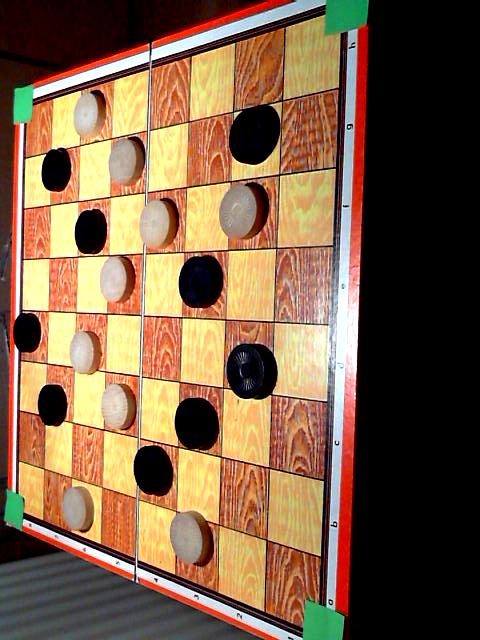
#> input picture BoardRecognizer/tests/state1.png, 480 x 640 px, given in place of the camera
$ python BoardRecognizer.py   (Python 2 division)   (older library calls are emulated)
#> lines starting #> are read from the running program, lines starting #| are printed output that depends on the picture; after the words box and inside, x2 and y2 are one past the last pixel; in counts of white or black regions, pixels touching at a corner belong together
#!/usr/bin/env python

import numpy as np
import cv2

def findPiecesOnBoard(image, points):

    points1 = np.float32(points)
    points2 = np.float32([[0,0],[400,0],[0,400],[400,400]])

    M = cv2.getPerspectiveTransform(points1,points2)

    board = cv2.warpPerspective(image, M, (400,400))

    #board = cv2.adaptiveThreshold(board, 255, cv2.ADAPTIVE_THRESH_GAUSSIAN_C, cv2.THRESH_BINARY, 11, 2)
    #board = cv2.Canny(board, 90, 270)

    # Split the board into pieces
    for i in range(8):
        row = board[(i*50):((i+1)*50)]

        for j in range(8):
            tile = row[0:50,(j*50):((j+1)*50)]

            mean = cv2.mean(tile)
            if mean[0] < 100:
                print "Black piece on: {},{}".format(chr(i+ord('a')),j+1)
                # [4 lines of commented-out code are left out]


    cv2.namedWindow('board', cv2.WINDOW_AUTOSIZE)
    cv2.imshow('board', board)

def initCapture(n):
    #initialize cap
    cap = cv2.VideoCapture(n)

    cap.set(cv2.cv.CV_CAP_PROP_FPS, 1)
    cap.set(cv2.cv.CV_CAP_PROP_FRAME_WIDTH, 2000)
    cap.set(cv2.cv.CV_CAP_PROP_FRAME_HEIGHT, 2000)

    print "Using Camera{}".format(n)
    print "Frame Size: ", cap.get(3), "x", cap.get(4)

    return cap

def endProgram(cap):
    #when everyting is done release the frame
    cap.release()
    cv2.destroyAllWindows()


def main():
    cap = initCapture(1)

    #videocapture loop
    while(True):
        #capture frame by frame
        _, frame = cap.read()
#> frame is the input picture: shape (640, 480, 3); mean B, G, R 69.2, 95.5, 124

        # Smoothing
        frame = cv2.bilateralFilter(frame, 12, 50, 50)

        # Color space conversions
        hsv  = cv2.cvtColor(frame, cv2.COLOR_BGR2HSV)
#> hsv: shape (640, 480, 3); mean H, S, V 27.4, 104.6, 126.9

        # Color filtering
        # 50 50 50
        lower_green = np.array([50, 30, 20])
        upper_green = np.array([85, 255, 255])

        mask = cv2.inRange(hsv, lower_green, upper_green)
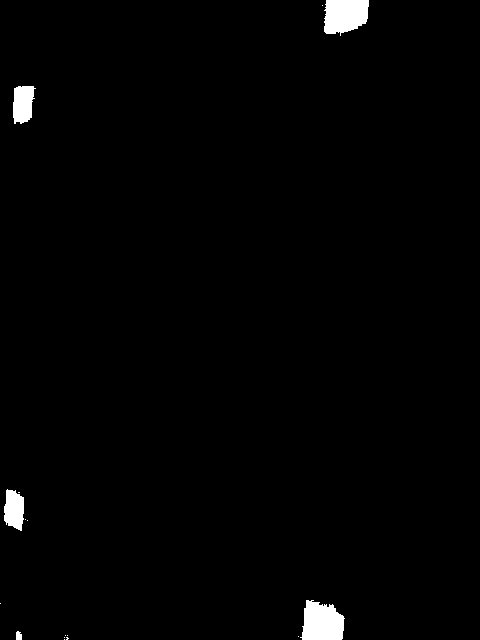
#> mask: shape (640, 480); 1.3% white; 16 white regions (11 under 20 px)

        #copy the mask because findContours destroys the image
        thresh = mask.copy()
        contours, hierarchy = cv2.findContours(thresh, cv2.RETR_TREE, cv2.CHAIN_APPROX_SIMPLE)
#> contours = 16 contours, 11 with area under 20; largest, box (x1, y1, x2, y2) and area: (300, 600, 345, 640) 1304, (324, 0, 369, 36) 1236, (13, 86, 36, 124) 629, (4, 489, 24, 531) 596, (16, 631, 22, 640) 34

        #Board vertexes
        points = []

        # Contour filter
        for contour in contours:
            area = cv2.contourArea(contour)
            if area > 500:
                M = cv2.moments(contour)
                cx = int(M['m10']/M['m00'])
                cy = int(M['m01']/M['m00'])

                points.append((cx, cy))
#> this loop made 16 passes
#> (area, cx, cy) on passes 9, 13, 14, 16: (1304, 321, 622), (596.5, 13, 509), (629, 22, 103), (1236.5, 344, 14)
#> area on pass 7: 34
#> after the loop, points = [(321, 622), (13, 509), (22, 103), (344, 14)]

        if len(points) == 4:
            gray = frame[:,:,2]
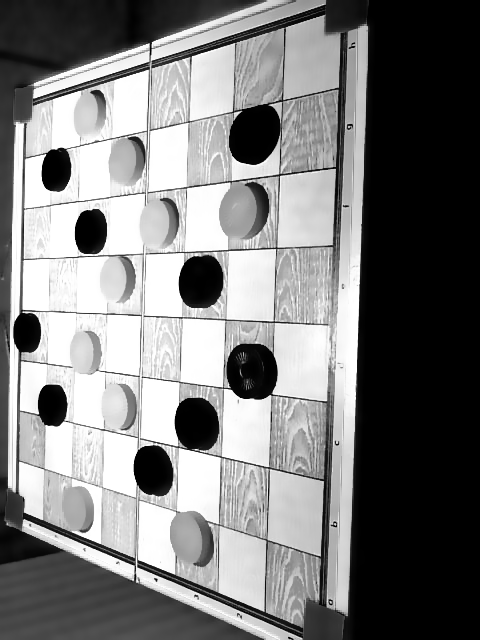
#> gray: shape (640, 480); min 0, max 255, mean 124.1
            findPiecesOnBoard(gray, points)
#> in findPiecesOnBoard, `points1 = np.float32(points)`: points1 = [[321, 622], [13, 509], [22, 103], [344, 14]]
#> in findPiecesOnBoard, `M = cv2.getPerspectiveTransform(points1,points2)`: M = [[1.08, -0.621, 40.26], [0.24, -0.653, 329.2], [0.00015, -0.00325, 1]]
#> in findPiecesOnBoard, `board = cv2.warpPerspective(image, M, (400,400))`:
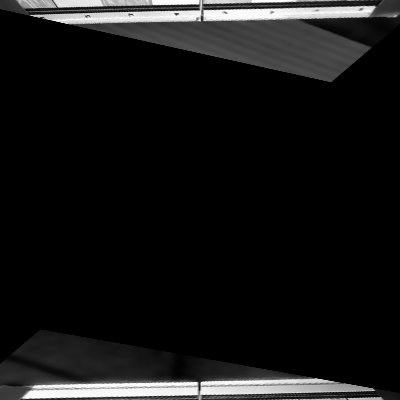
#> board: shape (400, 400); min 0, max 255, mean 20.4
#> the loop in findPiecesOnBoard, `for i in range(8):` made 8 passes
#> pass 1, in findPiecesOnBoard, `row = board[(i*50):((i+1)*50)]`:
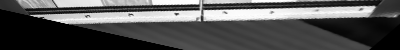
#> row: shape (50, 400); min 0, max 255, mean 83.1
#> pass 2, in findPiecesOnBoard, `row = board[(i*50):((i+1)*50)]`:
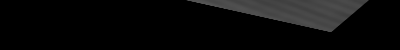
#> row: shape (50, 400); min 0, max 85, mean 10.6
#> after the loop in findPiecesOnBoard, `for i in range(8):`:
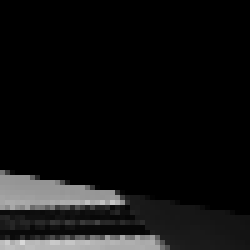
#> tile: shape (50, 50) (shown 5 times larger); min 0, max 216, mean 16.4


        #display the resulting frame
        cv2.namedWindow('frame', cv2.WINDOW_AUTOSIZE)
        cv2.imshow('frame', frame)


        #and the mask
        cv2.namedWindow('mask', cv2.WINDOW_AUTOSIZE)
        cv2.imshow('mask', mask)

        if cv2.waitKey(1) == ord('q'):
#> (key q is pressed here)
            break;

    endProgram(cap)

if __name__ == "__main__":
    main()

$ run again, on BoardRecognizer/tests/state3.png
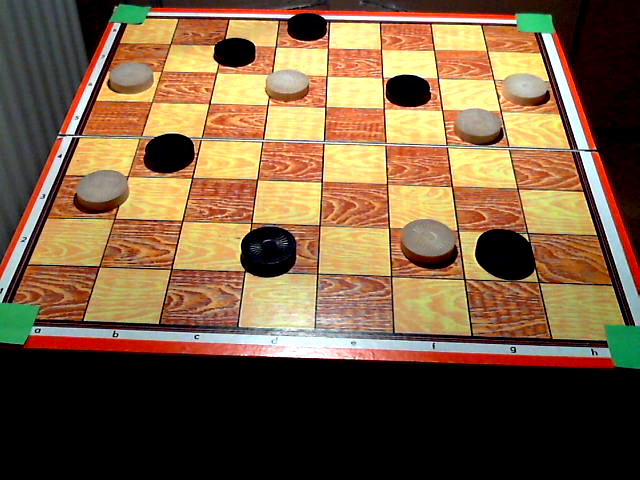
#> input picture BoardRecognizer/tests/state3.png, 640 x 480 px, given in place of the camera
#> in main, frame is the input picture: shape (480, 640, 3); mean B, G, R 63.4, 92.5, 120.6
#> hsv: shape (480, 640, 3); mean H, S, V 25, 108, 123.5
#> in main, `mask = cv2.inRange(hsv, lower_green, upper_green)`:
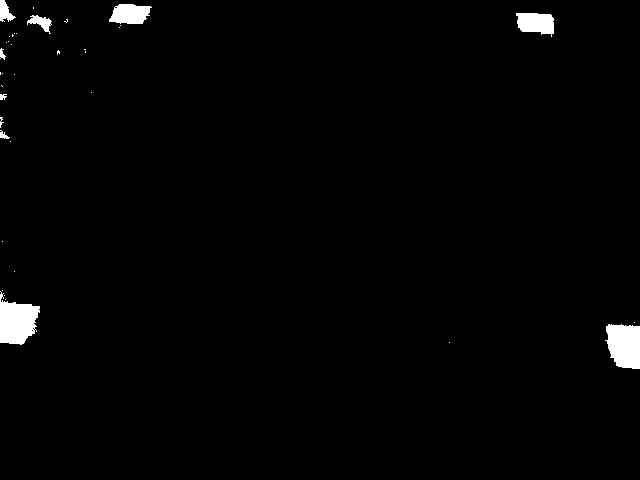
#> mask: shape (480, 640); 1.5% white; 37 white regions (27 under 20 px)
#> contours = 42 contours, 34 with area under 20; largest, box (x1, y1, x2, y2) and area: (0, 291, 40, 345) 1326, (605, 324, 640, 369) 1224, (516, 13, 554, 37) 632, (109, 4, 152, 24) 604, (27, 15, 52, 34) 177, (0, 0, 16, 22) 162, (0, 130, 10, 139) 28, (0, 48, 6, 60) 24
#> the loop in main, `for contour in contours:` made 42 passes
#> (area, cx, cy) on passes 2, 6, 38, 40: (1223.5, 624, 344), (1325.5, 16, 321), (632, 535, 22), (604, 129, 13)
#> after the loop in main, `for contour in contours:`: points = [(624, 344), (16, 321), (535, 22), (129, 13)]
#> points1 = [[624, 344], [16, 321], [535, 22], [129, 13]]
#> M = [[-1.01, 0.28, 536.5], [0.0496, -1.31, 419.9], [1.5e-05, 0.00164, 1]]
#> after the loop in findPiecesOnBoard, `for i in range(8):`:
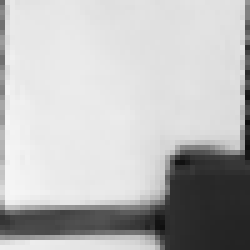
#> tile: shape (50, 50) (shown 5 times larger); min 13, max 246, mean 187.5

$ run again, on BoardRecognizer/tests/state4.png
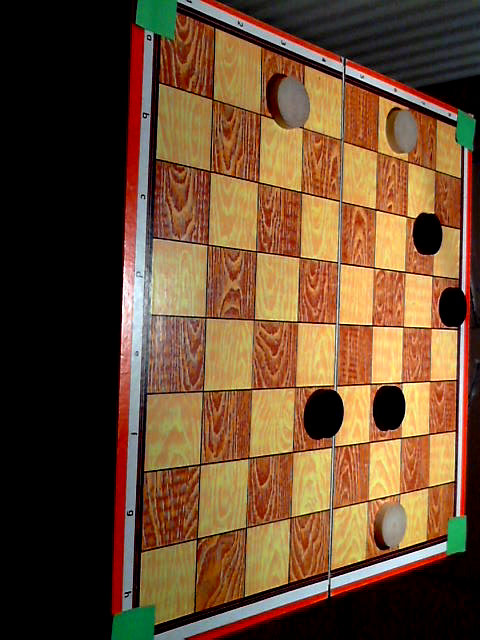
#> input picture BoardRecognizer/tests/state4.png, 480 x 640 px, given in place of the camera
#> in main, frame is the input picture: shape (640, 480, 3); mean B, G, R 47, 73.5, 104.1
#> hsv: shape (640, 480, 3); mean H, S, V 22.1, 118.8, 106.5
#> in main, `mask = cv2.inRange(hsv, lower_green, upper_green)`:
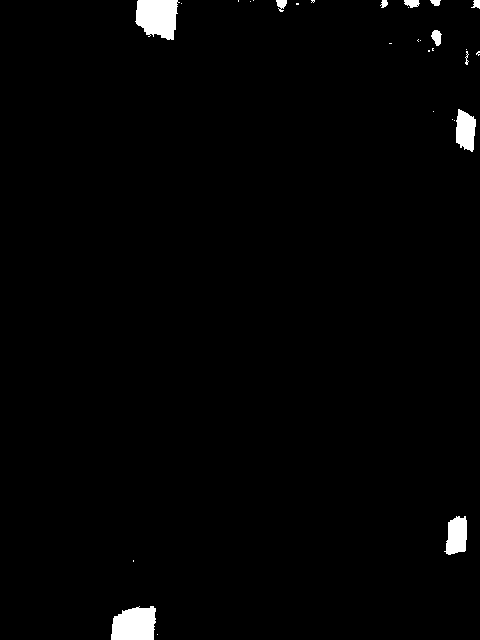
#> mask: shape (640, 480); 1.5% white; 30 white regions (19 under 20 px)
#> contours = 35 contours, 25 with area under 20; largest, box (x1, y1, x2, y2) and area: (135, 0, 180, 40) 1297, (111, 606, 156, 640) 1214, (444, 516, 467, 555) 620, (456, 109, 476, 152) 592, (431, 30, 442, 46) 97
#> the loop in main, `for contour in contours:` made 35 passes
#> (area, cx, cy) on passes 2, 4, 8, 35: (1214.5, 134, 624), (620.5, 456, 535), (592, 465, 130), (1297, 157, 16)
#> after the loop in main, `for contour in contours:`: points = [(134, 624), (456, 535), (465, 130), (157, 16)]
#> points1 = [[134, 624], [456, 535], [465, 130], [157, 16]]
#> M = [[-1.01, -0.678, 558.7], [-0.179, -0.647, 427.4], [0.000155, -0.00324, 1]]
#> after the loop in findPiecesOnBoard, `for i in range(8):`:
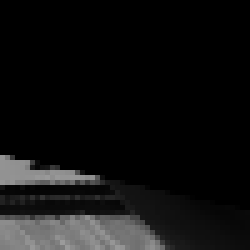
#> tile: shape (50, 50) (shown 5 times larger); min 0, max 155, mean 16.6
